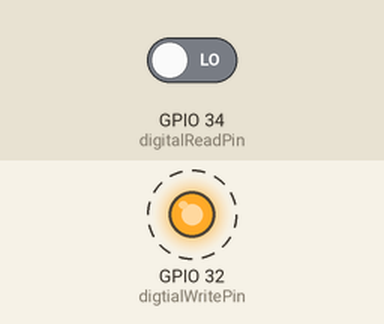
Simulated run of this sketch. Board: ESP32. On the bench: output pins drawn as LEDs (lit = HIGH). Dashed ring = blinking. The test bench sets the inputs (shaded band); at power-on: GPIO 34 (digitalReadPin) LOW. What the sketch prints to the serial monitor is not drawn.

Above: at 0.2 s.
Timing chart, 0 to 3.0 s (numbered marks = the images above):
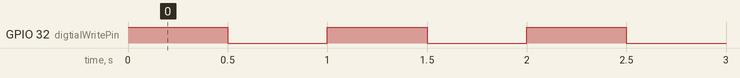

The sketch:

Blink.ino
```cpp
const int digtialWritePin = 32;
const int digitalReadPin = 34;
//#define digitalReadPin 34

void setup() {
  pinMode(digtialWritePin, OUTPUT);
  pinMode(digitalReadPin, INPUT);
  Serial.begin(115200);
}

void loop() {
  digitalWrite(digtialWritePin,HIGH);
  Serial.println(digitalRead(digitalReadPin));
  //digitalWrite(digtialWritePin,1); Equivalente, menos legible
  delay(500);
  digitalWrite(digtialWritePin,LOW);
  Serial.println(digitalRead(digitalReadPin));
  delay(500);
}
```

Measured:
- by itself, GPIO 32 (digtialWritePin): alternates HIGH for 0.50 s and LOW for 0.50 s
